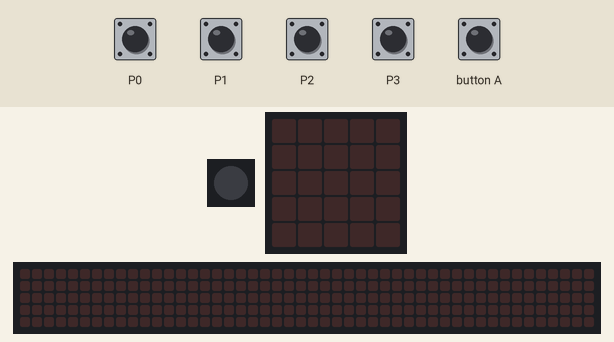
Recording of a program running on a simulated Calliope mini (MakeCode). Shown: 1 RGB LEDs in strip order, left to right, the board's 5×5 LED display, a strip that is not on the board, showing the scrolling text unrolled. Inputs (shaded band) come from the test bench. A reset restarts the program; random numbers come from a fixed seed; the 48×5 strip is a reading aid, not a part: it shows the text the display is scrolling, unrolled, one strip-width of it at a time.

Above: at 1.2 s.
1.3 s: touch pin P0 pressed for 0.15 s
At 1.9 s:
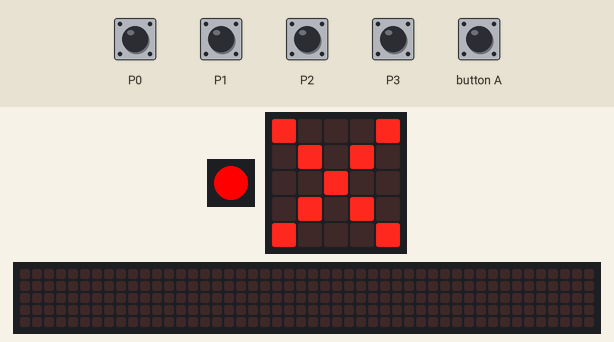
4.3 s: touch pin P1 pressed for 0.15 s
At 4.68 s:
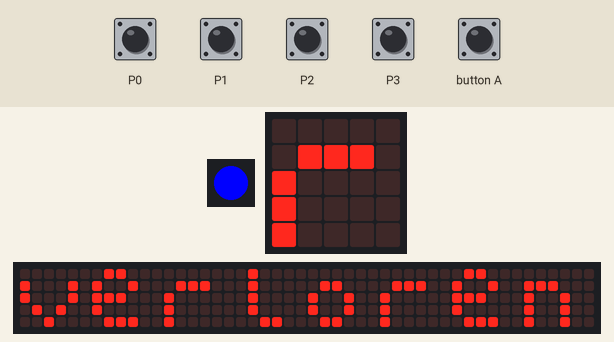
7.3 s: touch pin P2 pressed for 0.15 s
At 7.68 s:
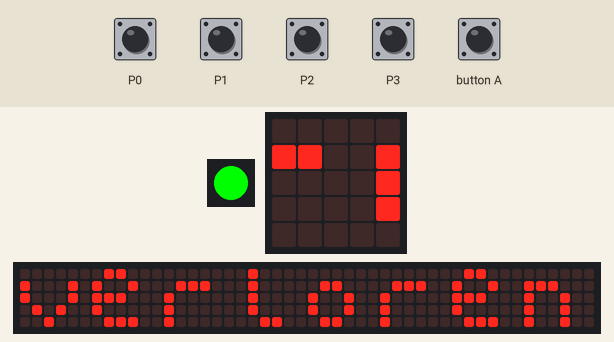
10.3 s: touch pin P3 pressed for 0.15 s
At 10.68 s:
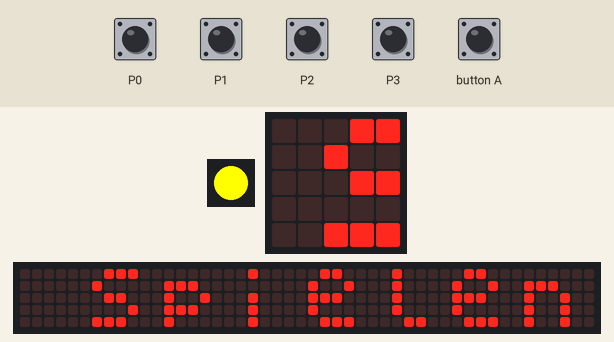
13.3 s: button A pressed for 0.15 s
At 13.68 s:
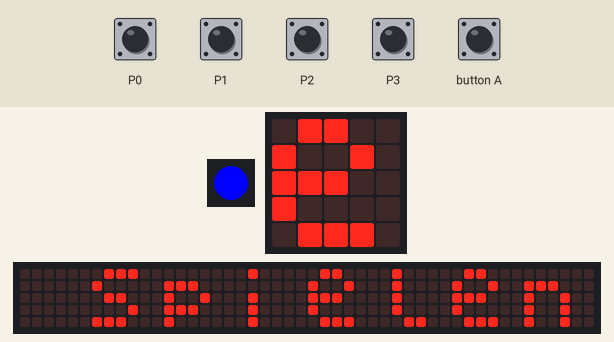
16.3 s: touch pin P0 pressed for 0.15 s
At 16.68 s:
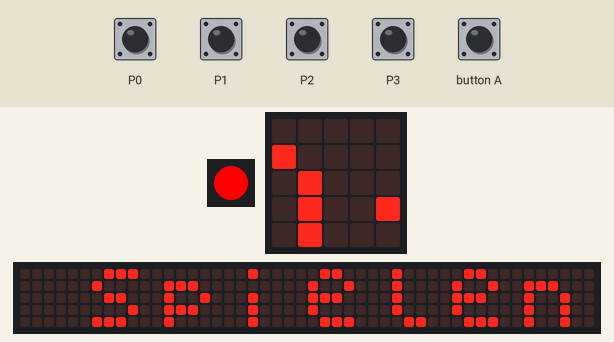
Timing chart, 0 to 19.3 s (numbered marks = the images above; inputs shaded):
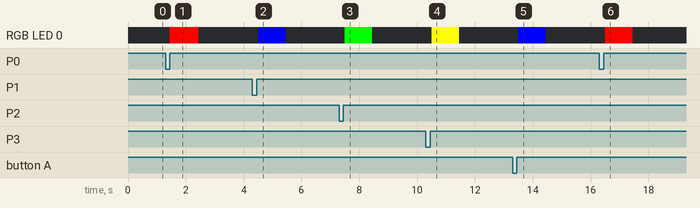

Measured:
- after the input at 1.3 s, RGB LED 0: off → RGB(255, 0, 0) after 0.15 s, → off 1.0 s later
- what the display in image 1 shows lasts 0.6 s, from 1.5 s to 2.1 s

The program:

main.ts
```typescript
input.onPinPressed(TouchPin.P0, function () {
    antwortliste.push(1)
    basic.setLedColor(0xff0000)
    basic.pause(1000)
    basic.turnRgbLedOff()
})
input.onPinPressed(TouchPin.P3, function () {
    antwortliste.push(4)
    basic.setLedColor(0xffff00)
    basic.pause(1000)
    basic.turnRgbLedOff()
})
function pruefe_Eingabe () {
    for (let Index = 0; Index <= level; Index++) {
        if (farbliste[Index] != antwortliste[Index]) {
            return false
        }
    }
    return true
}
/**
 * Die Farben werden nacheinander mit der RGB-LED angezeigt.
 */
/**
 * Pin 0 - Pin 3:  Antwort-Farbkombination eingeben
 */
input.onButtonPressed(Button.A, function () {
    for (let Index = 0; Index <= level; Index++) {
        if (farbliste[Index] == 1) {
            basic.setLedColor(0xff0000)
        } else if (farbliste[Index] == 2) {
            basic.setLedColor(0x0000ff)
        } else if (farbliste[Index] == 3) {
            basic.setLedColor(0x00ff00)
        } else if (farbliste[Index] == 4) {
            basic.setLedColor(0xffff00)
        }
        basic.pause(1000)
        basic.turnRgbLedOff()
        basic.pause(1000)
    }
    basic.turnRgbLedOff()
})
input.onPinPressed(TouchPin.P2, function () {
    antwortliste.push(3)
    basic.setLedColor(0x00ff00)
    basic.pause(1000)
    basic.turnRgbLedOff()
})
input.onPinPressed(TouchPin.P1, function () {
    antwortliste.push(2)
    basic.setLedColor(0x0000ff)
    basic.pause(1000)
    basic.turnRgbLedOff()
})
/**
 * Spiel "Farbenraten": Startbedingungen
 *
 * maximal 8 Level = Die Farben werden nacheinander angezeigt. Level 1 = eine Farbe bis Level 8 = acht Farben
 *
 * (rot = 1 -> Pin 0, blau = 2 -> Pin 1, grün = 3 -> Pin 2, gelb = 4 -> Pin 3)
 *
 * Die Farben werden über die Zahlen zufällig bestimmt und in einem Feld (engl.: array) 'farbliste' gespeichert.
 */
let antwortliste: number[] = []
let farbliste: number[] = []
let level = 0
level = 0
farbliste = []
antwortliste = []
for (let index = 0; index < 8; index++) {
    farbliste.push(randint(1, 4))
}
/**
 * Spielablauf:
 *
 * Wenn Level = Anzahl eingegebener Farben ist, dann wird die Farbliste mit der Antwortliste Element für Element verglichen (-> Funktionsaufruf: 'prufe_Eingabe').
 *
 * Wenn alles richtig war, wird der Level erhöht und die Antwortliste gelöscht. Wenn ein Fehler gemacht wurde, wird das Spiel beendet.
 */
basic.forever(function () {
    if (level + 1 == antwortliste.length) {
        if (pruefe_Eingabe()) {
            basic.showIcon(IconNames.Yes)
            level += 1
            if (level > 7) {
                basic.showString("Spiel gewonnen!")
                control.reset()
            }
            antwortliste = []
            basic.pause(1000)
            basic.showString("" + (level + 1))
            basic.pause(1000)
            basic.clearScreen()
        } else {
            basic.showIcon(IconNames.No)
            basic.showString("verloren Spielende!")
            control.reset()
        }
    }
})
```

test.ts
```typescript
// Hier kann man Tests durchführen; diese Datei wird nicht kompiliert, wenn dieses Paket als Erweiterung verwendet wird.
```
